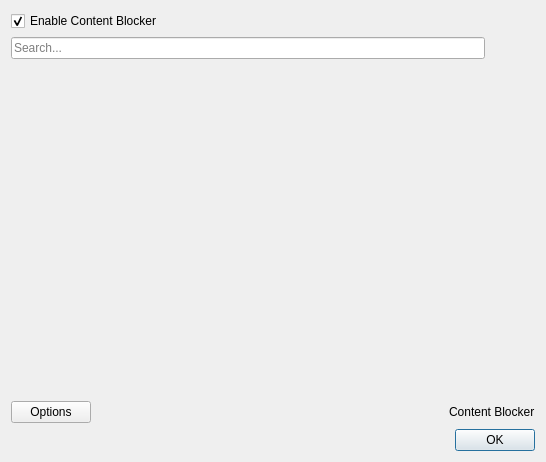
<?xml version="1.0" encoding="UTF-8"?>
<ui version="4.0">
 <class>AdBlockDialog</class>
 <widget class="QDialog" name="AdBlockDialog">
  <property name="geometry">
   <rect>
    <x>0</x>
    <y>0</y>
    <width>546</width>
    <height>462</height>
   </rect>
  </property>
  <property name="windowTitle">
   <string>Content Blocker Configuration</string>
  </property>
  <layout class="QVBoxLayout" name="verticalLayout">
   <item>
    <widget class="QCheckBox" name="adblockCheckBox">
     <property name="text">
      <string>Enable Content Blocker</string>
     </property>
     <property name="checked">
      <bool>true</bool>
     </property>
    </widget>
   </item>
   <item>
    <layout class="QHBoxLayout" name="horizontalLayout_3">
     <item>
      <widget class="QLineEdit" name="search">
       <property name="placeholderText">
        <string>Search...</string>
       </property>
      </widget>
     </item>
     <item>
      <spacer name="horizontalSpacer_2">
       <property name="orientation">
        <enum>Qt::Horizontal</enum>
       </property>
       <property name="sizeType">
        <enum>QSizePolicy::Fixed</enum>
       </property>
       <property name="sizeHint" stdset="0">
        <size>
         <width>50</width>
         <height>20</height>
        </size>
       </property>
      </spacer>
     </item>
    </layout>
   </item>
   <item>
    <widget class="QWidget" name="adblockWidget" native="true">
     <property name="enabled">
      <bool>true</bool>
     </property>
     <layout class="QGridLayout" name="gridLayout">
      <property name="leftMargin">
       <number>0</number>
      </property>
      <property name="topMargin">
       <number>0</number>
      </property>
      <property name="rightMargin">
       <number>0</number>
      </property>
      <property name="bottomMargin">
       <number>0</number>
      </property>
      <item row="4" column="0" colspan="2">
       <layout class="QHBoxLayout" name="horizontalLayout">
        <item>
         <widget class="QPushButton" name="buttonOptions">
          <property name="text">
           <string>Options</string>
          </property>
          <property name="icon">
           <iconset resource="../data/icons.qrc">
            <normaloff>:/adblock/data/content-blocker.svg</normaloff>:/adblock/data/content-blocker.svg</iconset>
          </property>
         </widget>
        </item>
        <item>
         <spacer name="horizontalSpacer">
          <property name="orientation">
           <enum>Qt::Horizontal</enum>
          </property>
          <property name="sizeHint" stdset="0">
           <size>
            <width>40</width>
            <height>20</height>
           </size>
          </property>
         </spacer>
        </item>
        <item>
         <widget class="QLabel" name="label">
          <property name="sizePolicy">
           <sizepolicy hsizetype="Fixed" vsizetype="Preferred">
            <horstretch>0</horstretch>
            <verstretch>0</verstretch>
           </sizepolicy>
          </property>
          <property name="text">
           <string>Content Blocker</string>
          </property>
         </widget>
        </item>
       </layout>
      </item>
      <item row="2" column="0">
       <widget class="QTabWidget" name="tabWidget">
        <property name="currentIndex">
         <number>-1</number>
        </property>
        <property name="documentMode">
         <bool>true</bool>
        </property>
       </widget>
      </item>
     </layout>
    </widget>
   </item>
   <item>
    <layout class="QHBoxLayout" name="horizontalLayout_2">
     <item>
      <widget class="QDialogButtonBox" name="buttonBox">
       <property name="orientation">
        <enum>Qt::Horizontal</enum>
       </property>
       <property name="standardButtons">
        <set>QDialogButtonBox::Ok</set>
       </property>
      </widget>
     </item>
    </layout>
   </item>
  </layout>
 </widget>
 <resources>
  <include location="../data/icons.qrc"/>
 </resources>
 <connections>
  <connection>
   <sender>adblockCheckBox</sender>
   <signal>toggled(bool)</signal>
   <receiver>adblockWidget</receiver>
   <slot>setEnabled(bool)</slot>
   <hints>
    <hint type="sourcelabel">
     <x>106</x>
     <y>39</y>
    </hint>
    <hint type="destinationlabel">
     <x>349</x>
     <y>74</y>
    </hint>
   </hints>
  </connection>
 </connections>
</ui>
